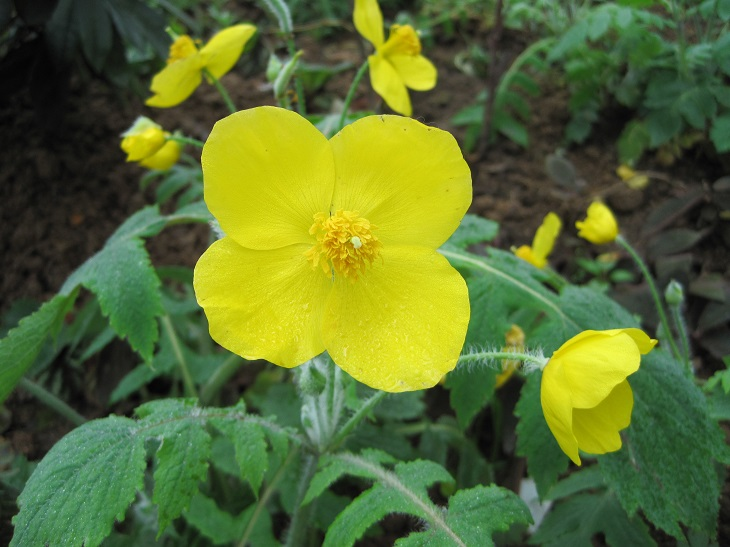
#> input picture opencv_python/image0.JPG, 730 x 547 px, found by its file name; the run also reads 1 picture not shown here
$ python pic_process5.py   (older library calls are emulated)
#> lines starting #> are read from the running program, lines starting #| are printed output that depends on the picture
import cv2 as cv
import numpy as np
from matplotlib import pyplot as plt


""" 图像梯度 Sobel算子
梯度简单来说就是求导。OpenCV 提供了三种不同的梯度滤波器，或者说高通滤波器：Sobel，Scharr和Laplacian。
Sobel算子是高斯平滑与微分操作的结合体，抗噪声能力很好。可以设定求导的方向xorder或yorder。还可以设定使卷积核的大小ksize
如果 ksize=-1，会使用3x3的 Scharr 滤波器，它的的效果要 比3x3的 Sobel 滤波器好

Sobel，Scharr 其实就是求一阶或二阶导数。Scharr是对Sobel（使用小的卷积核求解求解梯度角度时）的优化。

cv.Sobel(src, ddepth, dx, dy[, dst[, ksize[, scale[, delta[, borderType]]]]]) -> dst
cv.Scharr(src, ddepth, dx, dy[, dst[, scale[, delta[, borderType]]]]) -> dst

src:是需要处理的图像；
ddepth:是图像的深度，-1表示采用的是与原图像相同的深度。目标图像的深度必须大于等于原图像的深度 设定为CV_16S避免外溢
dx,dy: 表示的是求导的阶数，一般为0、1、2。这里1表示对X或Y求偏导（差分），0表示不对X或Y求导（差分）。
其后是可选的参数：
dst不用解释了；
ksize是Sobel算子的大小，必须为1、3、5、7。
scale是缩放导数的比例常数，默认情况下没有伸缩系数；
delta是一个可选的增量，将会加到最终的dst中，同样，默认情况下没有额外的值加到dst中；
borderType是判断图像边界的模式。这个参数默认值为cv2.BORDER_DEFAULT。

Sobel函数求完导数后会有负值，还有会大于255的值。而原图像是uint8，即8位无符号数，所以Sobel建立的图像位数不够，会有截断。
因此要使用16位有符号的数据类型，即cv2.CV_16S。 也可以是cv2.CV_32F或者cv2.CV_64F表示32/64位浮点数即64float。

在经过处理后，用convertScaleAbs()函数将其转回原来的uint8形式。
cv.convertScaleAbs(src[, dst[, alpha[, beta]]]) -> dst
alpha是伸缩系数，beta是加到结果上的一个值。

最后要用cv.addWeighted(src1, alpha, src2, beta, gamma[, dst[, dtype]]) -> dst函数将其组合起来。
"""
# [9 lines left out: function sober_demo, not called in this run]


""" 图像梯度 Laplacian算子
Laplacian算子 是求二阶导数 图像中的边缘区域，像素值会发生“跳跃”，对这些像素求导，在其一阶导数在边缘位置为极值，
就是Sobel算子使用的原理——极值处就是边缘。如果对像素值求二阶导数，会发现边缘处的导数值为0
opencv在计算拉普拉斯算子时直接调用Sobel算子。
∆src = src(对x二阶偏导) + src(对y二阶偏导)

cv.Laplacian(src, ddepth[, dst[, ksize[, scale[, delta[, borderType]]]]]) -> dst
cv.filter2D(src, ddepth, kernel[, dst[, anchor[, delta[, borderType]]]]) -> dst
"""
# [10 lines left out: function laplacian_demo, not called in this run]

"""边缘检测 canny
对平滑后的图像使用Sobel算子计算水平方向和竖直方向的一阶导数（图像梯度）Gx和Gy。梯度的方向一般总是与边界垂直。
要确定那些边界才是真正的边界。设置两个阈值： minVal 和 maxVal。
当图像的灰度梯度高于maxVal时被认为是真的边界，那些低于minVal的边界会被抛弃。
如果介于两者之间的话，就要看这个点是否与某个被确定为真正的边界点相连，如果是就认为它也是边界点，如果不是就抛弃。

cv.Canny(image, threshold1, threshold2[, edges[, apertureSize[, L2gradient]]]) -> edges
image：输入图像
threshold1, threshold2是 minVal 和 maxVal。
apertureSize：计算图像梯度的 Sobel 卷积核的大小，默认值为 3。
L2gradient它可以用来设定求梯度大小的方程，默认False。True为Edge_Gradient(G) =sqr(Gx^2 + Gy^2) False为|Gx^2| + |Gy^2|
"""

# [15 lines left out: function canny_demo, not called in this run]


"""霍夫变换
霍夫变换在检测各种形状的的技术中非常流行，如果要检测的形状可以用数学表达式写出，就可以是使用霍夫变换检测它。
即使要检测的形状存在一点破坏或者扭曲也可以使用。

一条直线可以用数学表达式 y = mx + c 或者 ρ = x cos θ + y sin θ 表示。
ρ 是从原点到直线的垂直距离，θ 是直线的垂线与横轴顺时针方向的夹角

每一条直线都可以用(ρ, θ)表示。所以首先创建一个 2D 数组（累加器），初始化累加器，所有的值都为0。
行表示 ρ，列表示θ。这个数组的大小决定了最后结果的准确性。如果希望角度精确到1度，你就需要180列。
对于ρ，最大值为图片对角线的距离。有一个大小为 100x100 的直线位于图像的中央。取直线上的第一个点，知道此处的（x，y）值。
把x和y带入上边的方程组，然后遍历θ的取值：0，1，2，3，. . .，180。分别求出与其对应的ρ的值，这样就得到一系列（ρ, θ）的数值对。
如果这个数值对在累加器中也存在相应的位置，就在这个位置上加1。所以现在累加器中的（50，90）=1。
（一个点可能存在与多条直线中，所以对于直线上的每一个点可能是累加器中的多个值同时加1。
继续取第二个点，重复过程，更新累加器的值。

cv.HoughLines(image, rho, theta, threshold[, lines[, srn[, stn]]]) -> lines
image:是一个二值化图像，所以在进行霍夫变换之前要首先进行二值化，或者进行 Canny 边缘检测。
rho, theta:分别代表 ρ 和 θ 的精确度。
threshold:阈值，只有累加其中的值高于阈值时才被认为是一条直线，也可以把它看成能检测到的直线的最短长度(以像素点为单位)。
返回值就是（ρ, θ）
"""
# [26 lines left out: function hough_detection_demo, not called in this run]

"""霍夫变换
Probabilistic_Hough_Transform 是对霍夫变换的一种优化。它不会对每一个点都进行计算，
而是从一幅图像中随机选取一个点集进行计算，对于直线检测来说这已经足够了,因为总点数少了，所以我们要降低阈值

HoughLinesP(image, rho, theta, threshold[, lines[, minLineLength[, maxLineGap]]]) -> lines
minLineLength - 线的最短长度。比这个短的线都会被忽略。
MaxLineGap - 两条线段之间的最大间隔，如果小于此值，这两条直线 就被看成是一条直线。
函数的返回值就是直线的起点和终点。
"""

# [8 lines left out: function hough_detection_possible_demo, not called in this run]


"""霍夫圆的检测
一般线进行去噪声 对噪声敏感
圆形的数学表达式为 (x − xcenter )^2 + (y − ycenter )^2 = r^2,其中（xcenter,ycenter）为圆心的坐标，r为圆的直径。
==>1个圆环需要3个参数来确定。即圆环霍夫变换的累加器必须是3维的，这样效率会很低。所以OpenCV用霍夫梯度法，使用边界的梯度信息。

cv.HoughCircles(image, method, dp, minDist[, circles[, param1[, param2[, minRadius[, maxRadius]]]]]) -> circles

image:输入矩阵
method:cv2.HOUGH_GRADIENT 也就是霍夫圆检测，梯度法
dp:计数器的分辨率图像像素分辨率与参数空间分辨率的比值
    图像分辨率与累加器分辨率的比值，把参数空间认为是一个累加器，里面存储是经过像素点的数量
    dp=1，则参数空间与图像像素空间（分辨率）一样大，dp=2，参数空间的分辨率只有像素空间的一半大
minDist 圆心之间最小距离，如果距离太小，会产生很多相交的圆，如果距离太大，则会漏掉正确的圆
param1 canny检测的双阈值中的高阈值，低阈值是它的一半
param2 最小投票数（基于圆心的投票数）
minRadius 需要检测院的最小半径
maxRadius 需要检测院的最大半径
返回N个圆的信息储存在1xN×3的ndarray。1*N个[rx,ry,R]
"""
# [12 lines left out: function hough_detection_circles_demo, not called in this run]
"""轮廓检测
轮廓可以简单认为成将连续的点（连着边界）连在一起的曲线，具有相同的颜色或者灰度。轮廓在形状分析和物体的检测和识别中很有用。
通常要使用二值化图像。在寻找轮廓之前，要进行阈值化处理或者 Canny 边界检测。查找轮廓函数会改变原始图像。
cv.findContours(image, mode, method[, contours[, hierarchy[, offset]]]) -> contours, hierarchy
image:寻找轮廓的图像
mode:表示轮廓的检索模式，有四种:
    cv2.RETR_EXTERNAL表示只检测外轮廓
    cv2.RETR_LIST检测的轮廓不建立等级关系
    cv2.RETR_CCOMP建立两个等级的轮廓，上面的一层为外边界，里面的一层为内孔的边界信息。
                    如果内孔内还有一个连通物体，这个物体的边界也在顶层。
    cv2.RETR_TREE建立一个等级树结构的轮廓。
method:为轮廓的近似办法
    cv2.CHAIN_APPROX_NONE 存储所有的轮廓点，相邻的两个点的像素位置差不超过1，即max(abs(x1-x2),abs(y2-y1))==1
    cv2.CHAIN_APPROX_SIMPLE 压缩水平方向，垂直方向，对角线方向的元素，只保留该方向的终点坐标，例如一个矩形轮廓只需4个点来保存轮廓信息
    cv2.CHAIN_APPROX_TC89_L1    使用teh-Chinl chain 近似算法
    cv2.CHAIN_APPROX_TC89_KCOS  使用teh-Chinl chain 近似算法
返回值有三个，第一个是图像，第二个是轮廓，第三个是（轮廓的）层析结构。轮廓（第二个返回值）是一个 Python 列表，
    其中存储这图像中的所有轮廓。每一个轮廓都是一个 Numpy 数组，包含对象边界点（x，y）的坐标。


cv.drawContours(image, contours, contourIdx, color[, thickness[, lineType[, hierarchy[, maxLevel[, offset]]]]]) -> None
image:是输入图像
contours:是轮廓,一个Python列表。
contourIdx轮廓的索引(在绘制独立轮廓是很有用，当设置为-1时绘制所有轮廓)
"""

# [16 lines left out: functions edge_detection, contours_demo, not called in this run]


"""
矩是描述图像特征以及形状的概率分布的算子，
设 X 和 Y 是随机变量，c 为常数，k 为正整数，
如果E(|X−c|^k)存在，则称E(|X−c|^k)为X关于点c的k阶矩。
c = 0 时， 称为 k 阶原点矩；
c = E(x) 时，称为 k 阶中心矩。
如果E(|X-c1|^p·|Y-c2|^q)存在，则称其为x，y关于点c的p+q阶矩
c1=c2=0时，称为p+q阶混合中心矩
c1=E(X), c2=E(Y)时，称为p+q阶混合中心矩
如果X, Y是连续型的，则下式称其为X，Y关于点c的p+q阶矩
零阶矩:M00可以用来求二值图像（轮廓，连通域）的面积。
一阶矩:M10 就是图像上所以白色区域 x坐标值的累加。因此，一阶矩可以用来求二值图像的重心:
二阶矩:二阶矩可以用来求物体形状的方向。


Douglas-Peucker算法
起始曲线是一组有序的点或线，距离参数ε>0。该算法递归地划分该行。给出起点和终点的所有点，保留第一个和最后一个点，连线。
然后找到距离线段最远的点，如果该点到线的距离小于ε，则可以丢弃当前未标记的任何点。如果距离线段最远的点距离近似值大于ε，
则保持该点。取消当前起点终点的线，同时该点连线到起点终点。依次递归，知道只到点到直线到距离都小于ε。


轮廓的面积可以使用函数 cv2.contourArea()计算得到，也可以使用矩(0阶矩),M['m00']。
cv.contourArea(contour[, oriented]) -> retval

轮廓的弧长 可以用来指定对象的形状是闭合的（True），
cv.arcLength(curve, closed) -> retval

cv.moments(array[, binaryImage]) -> retval
返回值为 计算得到的矩以一个字典的形式。

轮廓近似
approxPolyDP(curve, epsilon, closed[, approxCurve]) -> approxCurve
epsilon是从原始轮廓到近似轮廓的最大距离。它是一个准确度参数。选择一个好的 epsilon 对于得到满意结果非常重要。

边界矩形 一个直矩形（就是没有旋转的矩形）。它不会考虑对象是否旋转。
cv.boundingRect(points) -> retval
返回值为x,y,w,h,    (x，y)为矩形左上角的坐标,(w，h)是矩形的宽和高。


"""

# [31 lines left out: function measure_demo, not called in this run]


"""腐蚀  吞噬1的区域
这个操作会把前景物体的边界腐蚀掉(但是前景仍然是白色)。卷积核沿着图像滑动，如果与卷积核对应的原图像的所有像素值都是1。
那么中心元素就保持原来的像素值，否则就变为零。根据卷积核的大小靠近前景的所有像素都会被腐蚀掉(变为0)。
所以前景物体会变小，整幅图像的白色区域会减少。这对于去除白噪声很有用，也可以用来断开两个连在一块的物体等。

getStructuringElement(shape, ksize[, anchor]) -> retval
    这个函数的第一个参数表示内核的形状，有三种形状可以选择。
        矩形：MORPH_RECT;
        交叉形：MORPH_CORSS;   十字形状
        椭圆形：MORPH_ELLIPSE;
    第二和第三个参数分别是内核的尺寸以及锚点的位置。对于锚点的位置，有默认值Point()-1,-1)表示锚点位于中心点。
    element形状唯一依赖锚点位置，其他情况下，锚点只是影响了形态学运算结果的偏移。


cv.erode(src, kernel[, dst[, anchor[, iterations[, borderType[, borderValue]]]]]) -> dst

"""
# [8 lines left out: function erode_demo, not called in this run]


"""膨胀 吞噬0的区域
与卷积核对应的原图像的像素值中只要有一个是1，中心元素的像素值就是1。所以这个操作会增加图像中的白色区域(前景)。膨胀也可以用来连接两个分开的物体。
一般在去噪声时先用腐蚀再用膨胀。因为腐蚀在去掉白噪声的同时，也会使前景对象变小。所以我们再对他进行膨胀。
这时噪声已经被去除了，不会再回来了，但是前景还在并会增加。
cv.dilate(src, kernel[, dst[, anchor[, iterations[, borderType[, borderValue]]]]]) -> dst

"""

# [8 lines left out: function dilate_demo, not called in this run]

"""开运算  先腐蚀再膨胀

一般在去噪声时先用腐蚀再用膨胀。因为腐蚀在去掉白噪声的同时，也会使前景对象变小。所以我们再对他进行膨胀。
这时噪声已经被去除了，不会再回来了，但是前景还在并会增加。
cv.morphologyEx(src, op, kernel[, dst[, anchor[, iterations[, borderType[, borderValue]]]]]) -> dst
opening = cv2.morphologyEx(img, cv2.MORPH_OPEN, kernel)

"""

# [9 lines left out: function open_demo, not called in this run]


"""闭运算  先膨胀再腐蚀

经常被用来填充前景物体中的小洞，或者前景物体上的小黑点。
closing = cv2.morphologyEx(img, cv2.MORPH_CLOSE, kernel)

"""

# [8 lines left out: function close_demo, not called in this run]

"""形态学梯度 膨胀-腐蚀

其实就是一幅图像膨胀与腐蚀的差别。 结果看上去就像前景物体的轮廓。
gradient = cv2.morphologyEx(img, cv2.MORPH_GRADIENT, kernel)

"""
# [6 lines left out: function gradient_demo, not called in this run]

"""形态学梯度  原图-腐蚀   膨胀-原图
基本梯度 膨胀后图像 - 腐蚀后图像
内部梯度 原图像 - 腐蚀后图像
基本梯度 膨胀后图像 - 原图像
"""
# [8 lines left out: function gradient_inner_demo, not called in this run]

""" 礼帽
原始图像与进行开运算之后得到的图像的差。
tophat = cv2.morphologyEx(img, cv2.MORPH_TOPHAT, kernel)
"""
# [15 lines left out: functions tophat_demo, tophat_binary_demo, not called in this run]

"""  黑帽
进行闭运算之后得到的图像与原始图像的差。
blackhat = cv2.morphologyEx(img, cv2.MORPH_BLACKHAT, kernel)
"""
# [15 lines left out: functions blackhat_demo, blackhat_binary_demo, not called in this run]

src = cv.imread('image0.jpg',1)
#> src is the input picture: shape (547, 730, 3); mean B, G, R 48.7, 109.6, 90.1
src1 = cv.imread('image_changed.jpg',1)
src2 =cv.imread('test1.jpeg',1)
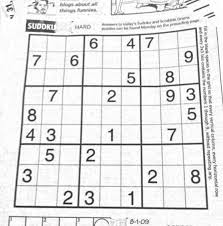
#> input picture opencv_python/test1.jpeg, 223 x 226 px
#> src2 is the input picture: shape (226, 223, 3); min 14, max 255, mean 229
src3 = cv.imread('star.png',1)
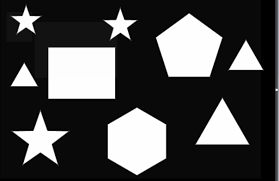
#> input picture opencv_python/star.png, 279 x 181 px
#> src3 is the input picture: shape (181, 279, 3); mean B, G, R 73.5, 73.4, 73.5
src_j = cv.imread('j.png',1)
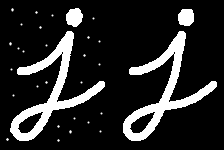
#> input picture opencv_python/j.png, 224 x 150 px
#> src_j is the input picture: shape (150, 224, 3); min 0, max 255, mean 39.8
# cv.namedWindow('lpls',cv.WINDOW_NORMAL)
t1 = cv.getTickCount()

# [18 lines of commented-out code are left out]


t2 = cv.getTickCount()
time = (t2-t1)/cv.getTickFrequency()
print('time : %s s'%(time))
cv.waitKey(0)
